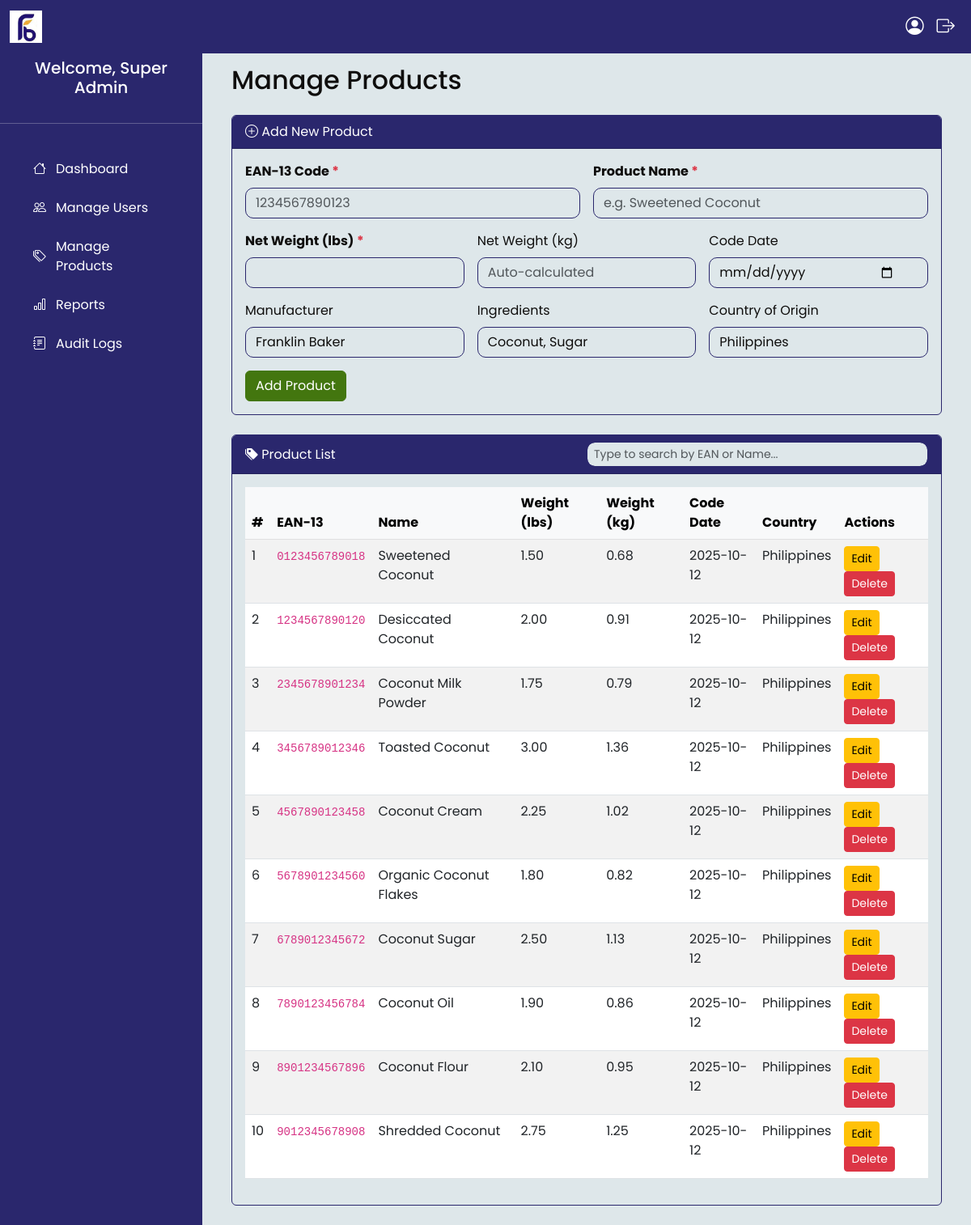
Screenshot of /manage_products.php (signed in) with the database file from the repository.
### tables this page shows
CREATE TABLE `products` (
  `id` int(11) NOT NULL,
  `ean_code` varchar(13) NOT NULL,
  `name` varchar(255) NOT NULL,
  `net_weight_lbs` decimal(10,2) NOT NULL,
  `net_weight_kg` decimal(10,2) NOT NULL,
  `code_date` date NOT NULL,
  `manufacturer` varchar(255) DEFAULT 'Franklin Baker',
  `ingredients` varchar(255) DEFAULT 'Coconut, Sugar',
  `country_of_origin` varchar(100) DEFAULT 'Philippines',
  `created_at` timestamp NOT NULL DEFAULT current_timestamp()
);

### manage_products.php (the view, shortened to what this page needs)
<?php
require_once 'header.php';
$products = [];
$stmt = $conn->prepare("SELECT * FROM products ORDER BY created_at DESC");
$stmt->execute();
$result = $stmt->get_result();
while ($row = $result->fetch_assoc()) {
    $products[] = $row;
}
?>
<div class="container-fluid">
    <h2 class="mb-4">Manage Products</h2>
    <div class="card mb-4">
        <div class="card-header bg-primary-green text-white">
            <i class="bi bi-plus-circle"></i> Add New Product
        </div>
        <div class="card-body">
            <form method="POST" onsubmit="return confirm('Add this product?');">
                <div class="row g-3 mb-3">
                    <div class="col-md-6">
                        <label class="form-label fw-bold">EAN-13 Code <span class="text-danger">*</span></label>
                        <input type="text" class="form-control" name="ean_code" maxlength="13" required pattern="\d{13}" placeholder="1234567890123">
                    </div>
                    <div class="col-md-6">
                        <label class="form-label fw-bold">Product Name <span class="text-danger">*</span></label>
                        <input type="text" class="form-control" name="name" required placeholder="e.g. Sweetened Coconut">
                    </div>
                </div>
                <div class="row g-3 mb-3">
                    <div class="col-md-4">
                        <label class="form-label fw-bold">Net Weight (lbs) <span class="text-danger">*</span></label>
                        <input type="number" step="0.01" class="form-control" name="net_weight_lbs" required min="0" id="lbs" onchange="convertLbsToKg()">
                    </div>
                    <div class="col-md-4">
                        <label class="form-label">Net Weight (kg)</label>
                        <input type="text" class="form-control" id="kg" readonly placeholder="Auto-calculated">
                    </div>
                    <div class="col-md-4">
                        <label class="form-label">Code Date</label>
                        <input type="date" class="form-control" name="code_date">
                    </div>
                </div>
                <div class="row g-3 mb-3">
                    <div class="col-md-4">
                        <label class="form-label">Manufacturer</label>
                        <input type="text" class="form-control" name="manufacturer" value="Franklin Baker">
                    </div>
                    <div class="col-md-4">
                        <label class="form-label">Ingredients</label>
                        <input type="text" class="form-control" name="ingredients" value="Coconut, Sugar">
                    </div>
                    <div class="col-md-4">
                        <label class="form-label">Country of Origin</label>
                        <input type="text" class="form-control" name="country" value="Philippines">
                    </div>
                </div>
                <button type="submit" class="btn btn-primary">Add Product</button>
            </form>
        </div>
    </div>
    <div class="card">
        <div class="card-header bg-primary-green text-white d-flex justify-content-between align-items-center">
            <div><i class="bi bi-tags-fill"></i> Product List</div>
            <input type="text" id="searchInput" class="form-control form-control-sm w-50" placeholder="Type to search by EAN or Name...">
        </div>
        <div class="card-body">
            <div class="table-responsive">
                <table class="table table-striped table-hover" id="productTable">
                    <thead class="table-light">
                        <tr>
                            <th>#</th>
                            <th>EAN-13</th>
                            <th>Name</th>
                            <th>Weight (lbs)</th>
                            <th>Weight (kg)</th>
                            <th>Code Date</th>
                            <th>Country</th>
                            <th>Actions</th>
                        </tr>
                    </thead>
                    <tbody id="productBody">
                        <?php foreach ($products as $i => $p): ?>
                            <tr data-ean="<?= htmlspecialchars($p['ean_code']) ?>" data-name="<?= strtolower(htmlspecialchars($p['name'])) ?>">
                                <td><?= $i + 1 ?></td>
                                <td><code><?= htmlspecialchars($p['ean_code']) ?></code></td>
                                <td><?= htmlspecialchars($p['name']) ?></td>
                                <td><?= number_format($p['net_weight_lbs'], 2) ?></td>
                                <td><?= number_format($p['net_weight_kg'], 2) ?></td>
                                <td><?= $p['code_date'] === '0000-00-00' ? '-' : $p['code_date'] ?></td>
                                <td><?= htmlspecialchars($p['country_of_origin']) ?></td>
                                <td>
                                    <button type="button" class="btn btn-sm btn-warning" data-bs-toggle="modal" data-bs-target="#editModal<?= $p['id'] ?>">
                                        Edit
                                    </button>
                                    <form method="POST" style="display:inline;" onsubmit="return confirm('Delete this product?');">
                                        <button type="submit" class="btn btn-sm btn-danger">Delete</button>
                                    </form>
                                </td>
                            </tr>
                        <?php endforeach; ?>
                    </tbody>
                </table>
            </div>
        </div>
    </div>
</div>

### assets/css/styles.css (style rules this page uses)
:root { --primary-color: #2A276D; --accent-color: #EFAB35; --secondary-color: #43760F; --muted-color: #A6C297; --background-color: #DEE7EA; --text-color: #0F0E0D; }
body { font-family: 'Poppins', sans-serif; background-color: var(--background-color); color: var(--text-color); }
.card-header { background-color: var(--primary-color); color: #ffffff; }
.btn-primary { background-color: var(--secondary-color); border-color: var(--secondary-color); color: #ffffff; }
.form-control { border-radius: 10px; position: relative; padding-right: 2.5rem; background-color: var(--background-color); color: var(--text-color); border-color: var(--primary-color); }
.card, .form-card { opacity: 0; animation: fadeIn 0.5s ease forwards; background-color: var(--background-color); color: var(--text-color); border-color: var(--primary-color); }

### rows the page displays
products: ean_code "0123456789018", name "Sweetened Coconut", net_weight_lbs "1.50", net_weight_kg "0.68", code_date "2025-10-12", country_of_origin "Philippines"
products: ean_code "1234567890120", name "Desiccated Coconut", net_weight_lbs "2.00", net_weight_kg "0.91", code_date "2025-10-12", country_of_origin "Philippines"
products: ean_code "2345678901234", name "Coconut Milk Powder", net_weight_lbs "1.75", net_weight_kg "0.79", code_date "2025-10-12", country_of_origin "Philippines"
products: ean_code "3456789012346", name "Toasted Coconut", net_weight_lbs "3.00", net_weight_kg "1.36", code_date "2025-10-12", country_of_origin "Philippines"
products: ean_code "4567890123458", name "Coconut Cream", net_weight_lbs "2.25", net_weight_kg "1.02", code_date "2025-10-12", country_of_origin "Philippines"
products: ean_code "5678901234560", name "Organic Coconut Flakes", net_weight_lbs "1.80", net_weight_kg "0.82", code_date "2025-10-12", country_of_origin "Philippines"
products: ean_code "6789012345672", name "Coconut Sugar", net_weight_lbs "2.50", net_weight_kg "1.13", code_date "2025-10-12", country_of_origin "Philippines"
products: ean_code "7890123456784", name "Coconut Oil", net_weight_lbs "1.90", net_weight_kg "0.86", code_date "2025-10-12", country_of_origin "Philippines"
products: ean_code "8901234567896", name "Coconut Flour", net_weight_lbs "2.10", net_weight_kg "0.95", code_date "2025-10-12", country_of_origin "Philippines"
products: ean_code "9012345678908", name "Shredded Coconut", net_weight_lbs "2.75", net_weight_kg "1.25", code_date "2025-10-12", country_of_origin "Philippines"

### other values shown
$_SESSION['role'] "Super Admin"
$menu_data['label'] "Dashboard"
$menu_data['label'] "Manage Users"
$menu_data['label'] "Manage Products"
$menu_data['label'] "Reports"
$menu_data['label'] "Audit Logs"
